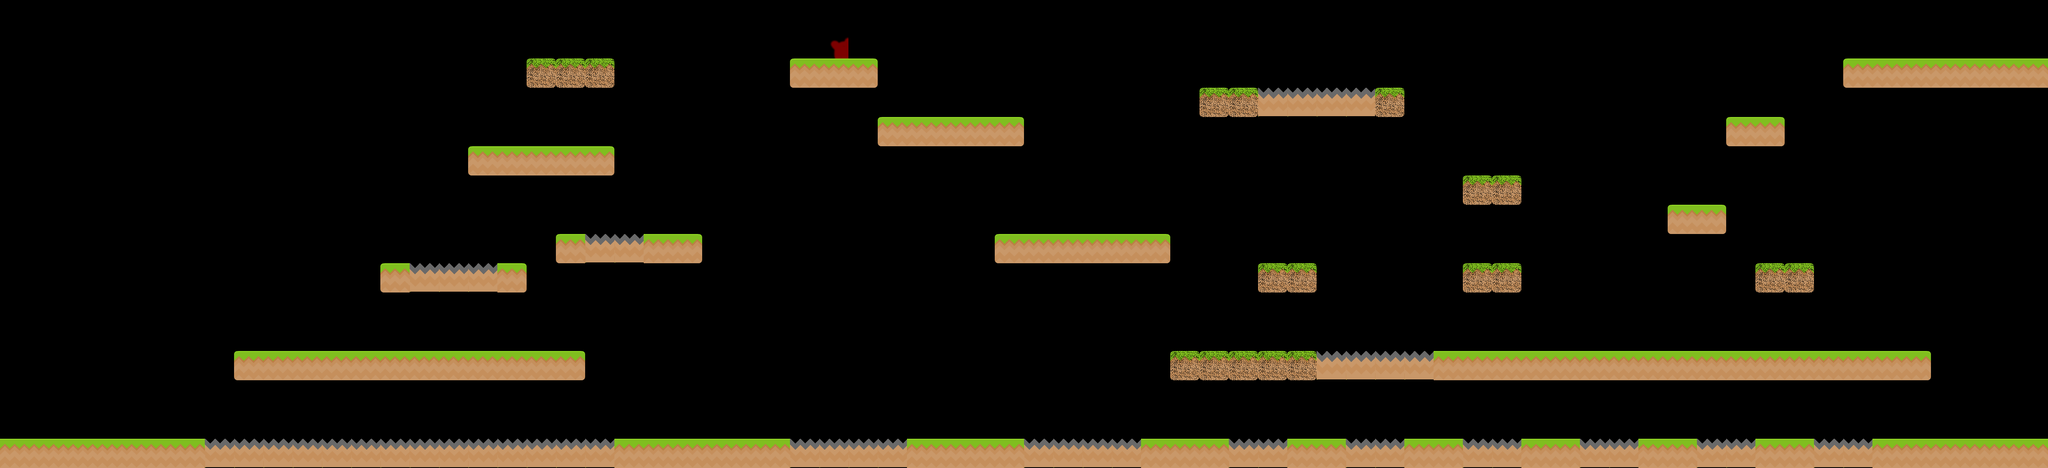

The image is a tile-based game level rendered from a .tmx file. Its description and source (layers, tilesets, objects; grid data summarised) follow:
An orthogonal 70x16 tile map with 70x70 px tiles, 2 tile layers (Stationary, Moving).

<map version="1.0" orientation="orthogonal" renderorder="right-down" width="70" height="16" tilewidth="70" tileheight="70" nextobjectid="5">
 <tileset firstgid="1" name="springplatforms" tilewidth="70" tileheight="70">
  <image source="springplatforms.png" trans="ff00ff" width="512" height="512" />
  <tile id="12">
   <properties>
    <property name="Disappear" value="1" />
   </properties>
  </tile>
  <tile id="14">
   <properties>
    <property name="Spike" value="1" />
   </properties>
  </tile>
 </tileset>
 <layer name="Stationary" width="70" height="16">
  <data>[1120 cells, 167 non-empty, 6 distinct tile ids]</data>
 </layer>
 <layer name="Moving" width="70" height="16">
  <data>[1120 cells, 0 non-empty, 0 distinct tile ids]</data>
 </layer>
 <objectgroup name="Enemy" />
</map>
